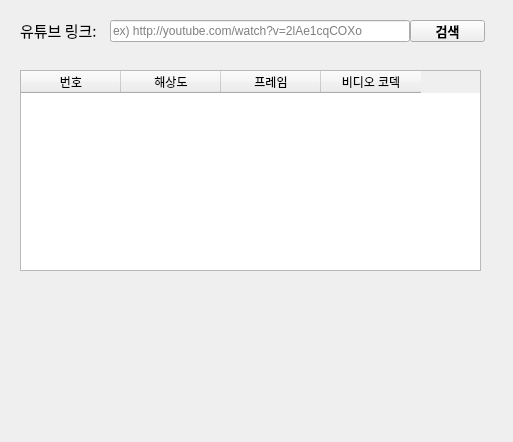
<?xml version="1.0" encoding="UTF-8"?>
<ui version="4.0">
 <class>Form</class>
 <widget class="QWidget" name="Form">
  <property name="geometry">
   <rect>
    <x>0</x>
    <y>0</y>
    <width>513</width>
    <height>442</height>
   </rect>
  </property>
  <property name="cursor">
   <cursorShape>PointingHandCursor</cursorShape>
  </property>
  <property name="windowTitle">
   <string>Form</string>
  </property>
  <widget class="QLineEdit" name="lineEdit">
   <property name="geometry">
    <rect>
     <x>110</x>
     <y>20</y>
     <width>300</width>
     <height>22</height>
    </rect>
   </property>
   <property name="text">
    <string/>
   </property>
   <property name="placeholderText">
    <string>ex) http://youtube.com/watch?v=2lAe1cqCOXo</string>
   </property>
  </widget>
  <widget class="QLabel" name="label">
   <property name="geometry">
    <rect>
     <x>20</x>
     <y>20</y>
     <width>91</width>
     <height>21</height>
    </rect>
   </property>
   <property name="font">
    <font>
     <family>HY중고딕</family>
     <pointsize>11</pointsize>
    </font>
   </property>
   <property name="text">
    <string>유튜브 링크:</string>
   </property>
  </widget>
  <widget class="QTableWidget" name="tableWidget">
   <property name="geometry">
    <rect>
     <x>20</x>
     <y>70</y>
     <width>461</width>
     <height>201</height>
    </rect>
   </property>
   <column>
    <property name="text">
     <string>번호</string>
    </property>
   </column>
   <column>
    <property name="text">
     <string>해상도</string>
    </property>
   </column>
   <column>
    <property name="text">
     <string>프레임</string>
    </property>
   </column>
   <column>
    <property name="text">
     <string>비디오 코덱</string>
    </property>
   </column>
  </widget>
  <widget class="QPushButton" name="pushButton">
   <property name="geometry">
    <rect>
     <x>410</x>
     <y>20</y>
     <width>75</width>
     <height>22</height>
    </rect>
   </property>
   <property name="font">
    <font>
     <family>HY중고딕</family>
     <pointsize>10</pointsize>
     <italic>false</italic>
     <bold>true</bold>
     <underline>false</underline>
    </font>
   </property>
   <property name="cursor">
    <cursorShape>PointingHandCursor</cursorShape>
   </property>
   <property name="text">
    <string>검색</string>
   </property>
  </widget>
 </widget>
 <resources/>
 <connections/>
</ui>
